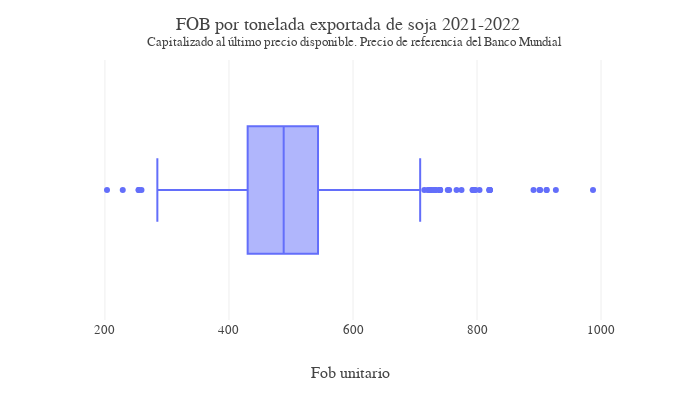

Notebook code for this chart:
### Code cell
def plot_precio_soja(y=['fob_unitario_ton', 'diferencia_ref'], color=['pais_descri','empresa']):
     if y=='fob_unitario_ton':
          title_1= 'Fob unitario'
          title_2= 'FOB por tonelada exportada de soja <br> <sup> Precio de referencia del Banco Mundial'
     elif y=='diferencia_ref':
          title_1= 'Diferencia en USD'
          title_2= 'Diferencia con precio de referencia en USD por tonelada exportada de soja <br> <sup> Precio de referencia del Banco Mundial'
     precio_soja_plot=px.scatter(
     df_producto.round(1),
     x='fecha',
     y=y,
     color=color,
     labels={
          "pais_descri": "Destino",
          'fob_unitario_ton': 'Precio',
          'fob':'Fob',
          'pnet':'Kg',
          'fecha':'Fecha',
          'soja_bm': 'Precio de referencia',
          'diferencia_ref':'Spread',
          'empresa':'Exportador'
          },
     hover_data={'pais_descri',
                    'fob_unitario_ton',
                    'soja_bm',
                    'diferencia_ref',
                    'empresa',
                    'fob',
                    'pnet'        
                                   }
     )

     precio_soja_plot.update_yaxes(title_text= title_1, 
                                   range=[df_producto[y].min()-100,df_producto[y].max()+100]
                                   )
     precio_soja_plot.update_xaxes(title_text='')

     precio_soja_plot.update_traces(marker=dict(size=12,
                                   line=dict(width=2,
                                             color='DarkSlateGrey')),
                    selector=dict(mode='markers'))

     precio_soja_plot.update_layout(separators=',.', font_family='Georgia', font_size=13,
                                   height=700, width=900,
                                   template = 'none',
                                   title_text=title_2)

     return precio_soja_plot

def precio_soja_boxplot_mes():
     precio_soja_boxplot=px.box(
     df_producto.round(1),
     x='fecha',
     y='fob_unitario_ton',
     color='fecha',
     labels={
          "pais_descri": "Destino",
          'fob_unitario_ton': 'Precio',
          'fob':'Fob',
          'pnet':'Kg',
          'fecha':'Fecha',
          'soja_bm': 'Precio de referencia',
          'diferencia_ref':'Spread',
          'empresa':'Exportador'
          },
     hover_data={'pais_descri',
                    'fob_unitario_ton',
                    'soja_bm',
                    'diferencia_ref',
                    'empresa',
                    'fob',
                    'pnet'        
                                   }
     )

     precio_soja_boxplot.update_yaxes(title_text= 'Fob unitario', 
                                   range=[df_producto['fob_unitario_ton'].min()-100,df_producto['fob_unitario_ton'].max()+100]
                                   )
     precio_soja_boxplot.update_xaxes(title_text='')

     precio_soja_boxplot.update_layout(separators=',.', font_family='Georgia', font_size=13,
                                   height=700, width=1000,
                                   template = 'none',
                                   title_text='FOB por tonelada exportada de soja <br> <sup> Precio de referencia del Banco Mundial',
                                   showlegend=False)

     return precio_soja_boxplot

def precio_soja_boxplot_capitalizado():
     precio_soja_boxplot=px.box(
     df_producto.round(1),
     # x='fecha',
     x='fob_unitario_ton_capit',
     # color='fecha',
     labels={
          "pais_descri": "Destino",
          'fob_unitario_ton': 'Precio',
          'fob_unitario_ton_capit':'Precio capitalizado',
          'fob':'Fob',
          'pnet':'Kg',
          'fecha':'Fecha',
          'soja_bm': 'Precio de referencia',
          'diferencia_ref':'Spread',
          'empresa':'Exportador'
          },
     hover_data={'pais_descri',
                    'fob_unitario_ton',
                    'fob_unitario_ton_capit',
                    'soja_bm',
                    'diferencia_ref',
                    'empresa',
                    'fob',
                    'pnet'        
                                   }
     )

     precio_soja_boxplot.update_yaxes(title_text= '', 
                                   # range=[df_producto['fob_unitario_ton_capit'].min()-100,df_producto['fob_unitario_ton_capit'].max()+100]
                                   )
     precio_soja_boxplot.update_xaxes(title_text='Fob unitario')

     precio_soja_boxplot.update_layout(separators=',.', font_family='Georgia', font_size=13,
                                   height=400, width=700,
                                   template = 'none',
                                   title_text=f'FOB por tonelada exportada de soja {desde}-{hasta} <br> <sup> Capitalizado al último precio disponible. Precio de referencia del Banco Mundial',
                                   showlegend=False)

     return precio_soja_boxplot

def precio_soja_boxplot():
     precio_soja_boxplot=px.box(
     df_producto.round(1),
     # x='fecha',
     x='fob_unitario_ton',
     # color='fecha',
     labels={
          "pais_descri": "Destino",
          'fob_unitario_ton': 'Precio',
          'fob':'Fob',
          'pnet':'Kg',
          'fecha':'Fecha',
          'soja_bm': 'Precio de referencia',
          'diferencia_ref':'Spread',
          'empresa':'Exportador'
          },
     hover_data={'pais_descri',
                    'fob_unitario_ton',
                    'soja_bm',
                    'diferencia_ref',
                    'empresa',
                    'fob',
                    'pnet'        
                                   }
     )

     precio_soja_boxplot.update_yaxes(title_text= '', 
                                   # range=[df_producto['fob_unitario_ton'].min()-100,df_producto['fob_unitario_ton'].max()+100]
                                   )
     precio_soja_boxplot.update_xaxes(title_text='Fob unitario')

     precio_soja_boxplot.update_layout(separators=',.', font_family='Georgia', font_size=13,
                                   height=400, width=700,
                                   template = 'none',
                                   title_text=f'FOB por tonelada exportada de soja {desde}-{hasta} <br> <sup> Precio de referencia del Banco Mundial',
                                   showlegend=False)

     return precio_soja_boxplot

precio_soja_boxplot_capitalizado()
# Acá hay algo para ver, no detecta a las expo paraguayas como outliers... Sesgo a mostrar a los valores superiores.
# plot_precio_soja('fob_unitario_ton')

### Figure 1 — Plotly figure (JSON) as saved in the notebook; plotly's stock layout.template omitted (floating-point values rounded to 4 significant figures; data arrays with more than 128 entries replaced by an {"elided": "..."} marker saying what was removed)
{"data": [{"alignmentgroup": "True", "customdata": {"elided": "1065x7 mixed values"}, "hovertemplate": "Precio capitalizado=%{x}<br>Exportador=%{customdata[0]}<br>Spread=%{customdata[1]}<br>Kg=%{customdata[2]}<br>Precio de referencia=%{customdata[3]}<br>Fob=%{customdata[4]}<br>Destino=%{customdata[5]}<br>Precio=%{customdata[6]}<extra></extra>", "legendgroup": "", "marker": {"color": "#636efa"}, "name": "", "notched": false, "offsetgroup": "", "orientation": "h", "showlegend": false, "type": "box", "x": {"elided": "1065 float values"}, "x0": " ", "xaxis": "x", "y0": " ", "yaxis": "y"}], "layout": {"boxmode": "group", "font": {"family": "Georgia", "size": 13}, "height": 400, "legend": {"tracegroupgap": 0}, "margin": {"t": 60}, "separators": ",.", "showlegend": false, "title": {"text": "FOB por tonelada exportada de soja 2021-2022 <br> <sup> Capitalizado al último precio disponible. Precio de referencia del Banco Mundial"}, "width": 700, "xaxis": {"anchor": "y", "domain": [0, 1], "title": {"text": "Fob unitario"}}, "yaxis": {"anchor": "x", "domain": [0, 1], "title": {"text": ""}}}}
